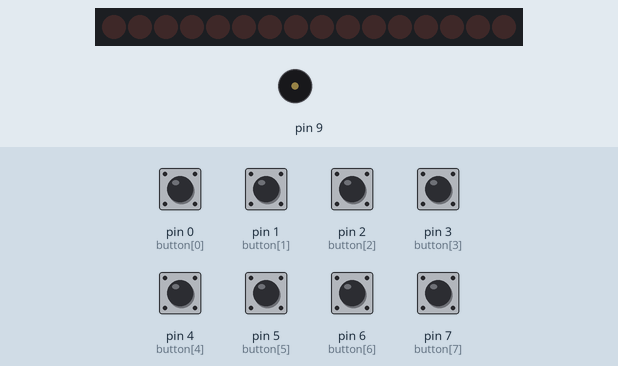
A sketch run on a simulated Arduino Uno, built with avr-gcc and run on an emulated ATmega328P. Shown: 16 shift-register outputs drawn as a row of LEDs (first output left, lit = HIGH), buzzer (waves = sounding). Wiring (inferred from the names in the program): 2 × shift register (74HC595): data pin 11; shift clock pin 12; latch pin 8. Wiring (inferred from the signals the program sends): row of LEDs: on Q0, Q1, Q2, Q3, Q4, Q5, Q6, Q7, Q8, Q9, Q10, Q11, Q12, Q13, Q14, Q15. Inputs (shaded band) come from the test bench; at power-on: pin 0 (button[0]), pin 1 (button[1]), pin 2 (button[2]), pin 3 (button[3]), pin 4 (button[4]), pin 5 (button[5]), pin 6 (button[6]), pin 7 (button[7]) HIGH.

Above: at 1.2 s.
1.3 s: pin 0 (button[0]) pulled LOW for 0.15 s
At 2.5 s:
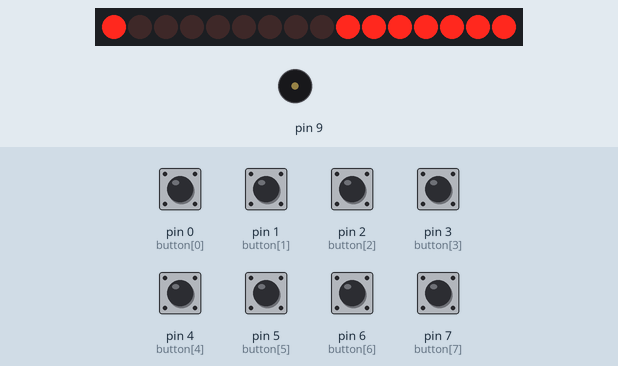
3.3 s: pin 1 (button[1]) pulled LOW for 0.15 s
At 5.0 s:
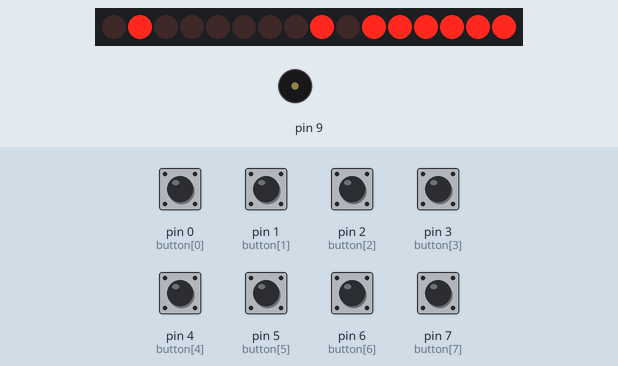
5.3 s: pin 2 (button[2]) pulled LOW for 0.15 s
At 6.8 s:
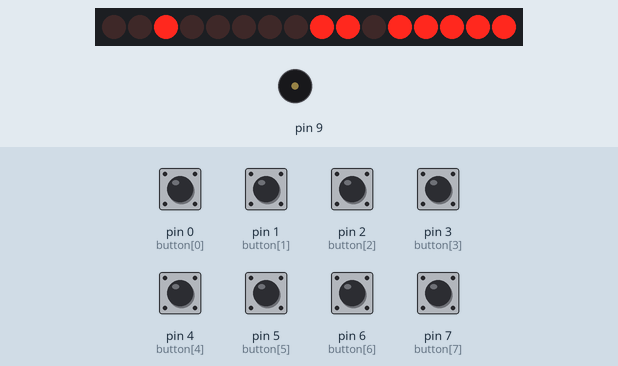
7.3 s: pin 3 (button[3]) pulled LOW for 0.15 s
At 8.3 s:
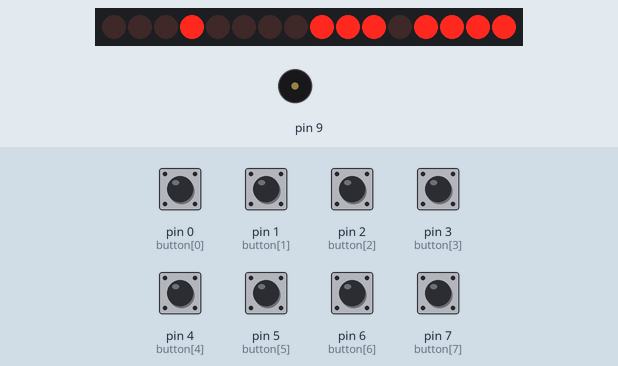
9.3 s: pin 4 (button[4]) pulled LOW for 0.15 s
At 11.0 s:
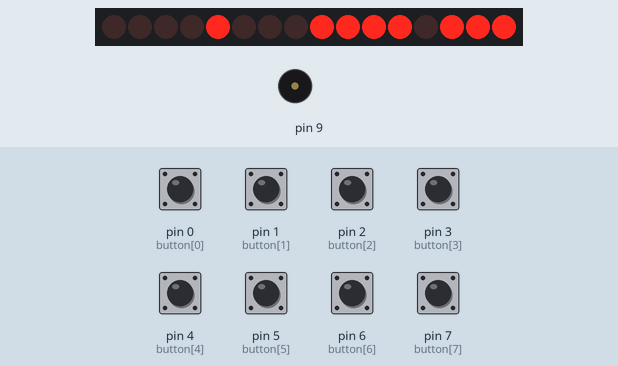
11.3 s: pin 5 (button[5]) pulled LOW for 0.15 s
At 12.5 s:
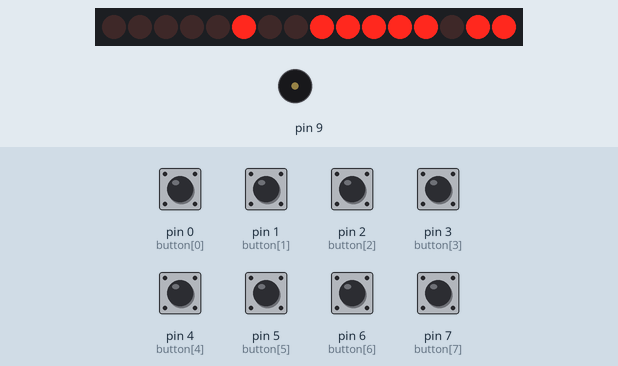
Timing chart, 0 to 14.3 s (numbered marks = the images above; inputs shaded):
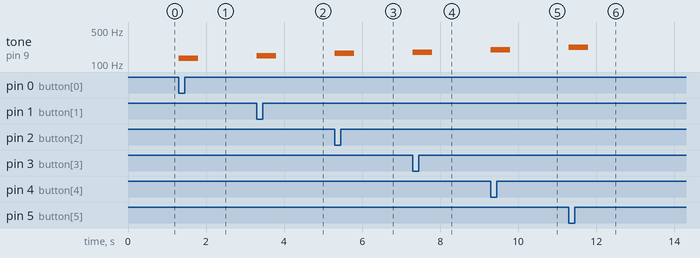

Measured:
- after the input at 1.3 s, tone on pin 9: silent → 131 Hz at once, → silent 0.50 s later
- after the input at 3.3 s, tone on pin 9: silent → 147 Hz at once, → silent 0.50 s later
- after the input at 5.3 s, tone on pin 9: silent → 165 Hz at once, → silent 0.50 s later
- after the input at 7.3 s, tone on pin 9: silent → 175 Hz at once, → silent 0.50 s later
- after the input at 9.3 s, tone on pin 9: silent → 196 Hz at once, → silent 0.50 s later
- after the input at 11.3 s, tone on pin 9: silent → 220 Hz at once, → silent 0.50 s later

The sketch:

finals_T_T.ino
```cpp
#define NOTE_C3  131
#define NOTE_D3  147
#define NOTE_E3  165
#define NOTE_F3  175
#define NOTE_G3  196
#define NOTE_A3  220
#define NOTE_B3  247
#define NOTE_C4  262


//設定各接腳
int latchPin = 8;
int clockPin = 12;
int dataPin = 11;

int button[8]={0,1,2,3,4,5,6,7};

int previousState[8]={1};
int presentState[8]={1};

int k=-1;

byte colDataMatrix[8] = {
   B11111110,
   B11111101,
   B11111011,
   B11110111,
   B11101111,
   B11011111,
   B10111111,
   B01111111
}; //掃描

byte C3[8] = {
  B00000001,
  B00000001,
  B00000001,
  B00000001,
  B00000001,
  B00000001,
  B00000001,
  B00000001
};// C3
byte D3[8] = {
  B00000010,
  B00000010,
  B00000010,
  B00000010,
  B00000010,
  B00000010,
  B00000010,
  B00000010
};// D3

byte E3[8] = {
  B00000100,
  B00000100,
  B00000100,
  B00000100,
  B00000100,
  B00000100,
  B00000100,
  B00000100
};// E3

byte F3[8] = {
  B00001000,
  B00001000,
  B00001000,
  B00001000,
  B00001000,
  B00001000,
  B00001000,
  B00001000
};// F3

byte G3[8] = {
  B00010000,
  B00010000,
  B00010000,
  B00010000,
  B00010000,
  B00010000,
  B00010000,
  B00010000
};// G3

byte aA3[8] = {
  B00100000,
  B00100000,
  B00100000,
  B00100000,
  B00100000,
  B00100000,
  B00100000,
  B00100000
};// A3

byte B3[8] = {
  B01000000,
  B01000000,
  B01000000,
  B01000000,
  B01000000,
  B01000000,
  B01000000,
  B01000000
};// B3

byte C4[8] = {
  B10000000,
  B10000000,
  B10000000,
  B10000000,
  B10000000,
  B10000000,
  B10000000,
  B10000000
};// C4


void setup() {
  pinMode(latchPin,OUTPUT);
  pinMode(clockPin,OUTPUT);
  pinMode(dataPin,OUTPUT);
  pinMode(2, INPUT_PULLUP);
  pinMode(3,INPUT_PULLUP);
  pinMode(4,INPUT_PULLUP);
  pinMode(5,INPUT_PULLUP);
  pinMode(6,INPUT_PULLUP);
  pinMode(7,INPUT_PULLUP);
  pinMode(0,INPUT_PULLUP);
  pinMode(1,INPUT_PULLUP);

}


void loop() {


 for(int i=0;i<8;i++)
 {
   presentState[i]=digitalRead(button[i]);
 }


  //C3
 if(presentState[0]==0)
 {
   k++;
   tone(9,NOTE_C3,500);
   digitalWrite(latchPin,LOW);
   shiftOut(dataPin, clockPin, MSBFIRST, colDataMatrix[k]);
   shiftOut(dataPin, clockPin, MSBFIRST,C3[k] );
   digitalWrite(latchPin,HIGH );
   delay(1000);
   if(k==7)
   {
     k=-1;
   }
   previousState[0]=0;
 }
  //D3
 else if(presentState[1]==0)
 {
   k++;
   tone(9,NOTE_D3,500);
   digitalWrite(latchPin,LOW);
   shiftOut(dataPin, clockPin, MSBFIRST, colDataMatrix[k]);
   shiftOut(dataPin, clockPin, MSBFIRST,D3[k] );
   digitalWrite(latchPin,HIGH );
   delay(1000);
   if(k==7)
   {
     k=-1;
   }
   previousState[1]=0;
 }
 //E3

 else if(presentState[2]==0)
 {
    k++;
   tone(9,NOTE_E3,500);
   digitalWrite(latchPin,LOW);
   shiftOut(dataPin, clockPin, MSBFIRST, colDataMatrix[k]);
   shiftOut(dataPin, clockPin, MSBFIRST,E3[k] );
   digitalWrite(latchPin,HIGH );
   delay(1000);
   if(k==7)
   {
     k=-1;
   }
   previousState[2]=0;
 }

 //F3

 else if(presentState[3]==0)
 {
   k++;
   tone(9,NOTE_F3,500);
   digitalWrite(latchPin,LOW);
   shiftOut(dataPin, clockPin, MSBFIRST, colDataMatrix[k]);
   shiftOut(dataPin, clockPin, MSBFIRST,F3[k] );
   digitalWrite(latchPin,HIGH );
   delay(1000);
   if(k==7)
   {
     k=-1;
   }
   previousState[3]=0;
 }

 //G3
 else if(presentState[4]==0)
 {
    k++;
   tone(9,NOTE_G3,500);
   digitalWrite(latchPin,LOW);
   shiftOut(dataPin, clockPin, MSBFIRST, colDataMatrix[k]);
   shiftOut(dataPin, clockPin, MSBFIRST,G3[k] );
   digitalWrite(latchPin,HIGH );
   delay(1000);
   if(k==7)
   {
     k=-1;
   }
   previousState[4]=0;
 }

 //A3
 else if(presentState[5]==0)
 {
   k++;
   tone(9,NOTE_A3,500);
   digitalWrite(latchPin,LOW);
   shiftOut(dataPin, clockPin, MSBFIRST, colDataMatrix[k]);
   shiftOut(dataPin, clockPin, MSBFIRST,aA3[k] );
   digitalWrite(latchPin,HIGH );
   delay(1000);
   if(k==7)
   {
     k=-1;
   }
   previousState[5]=0;
 }

 //B3
  else if(presentState[6]==0)
 {
   k++;
   tone(9,NOTE_B3,500);
   digitalWrite(latchPin,LOW);
   shiftOut(dataPin, clockPin, MSBFIRST, colDataMatrix[k]);
   shiftOut(dataPin, clockPin, MSBFIRST,B3[k] );
   digitalWrite(latchPin,HIGH );
   delay(1000);
   if(k==7)
   {
     k=-1;
   }
   previousState[6]=0;
 }


 //C4
  else if(presentState[7]==0)
 {
   k++;
   tone(9,NOTE_C4,500);
   digitalWrite(latchPin,LOW);
   shiftOut(dataPin, clockPin, MSBFIRST, colDataMatrix[k]);
   shiftOut(dataPin, clockPin, MSBFIRST,C4[k] );
   digitalWrite(latchPin,HIGH );
   delay(1000);
   if(k==7)
   {
     k=-1;
   }
   previousState[7]=0;
 }

  for(int i=0;i<8;i++){
    if(presentState[i]==1&&previousState[i]==0){
      noTone(9);
      previousState[i]=1;
    }
   }


}
```
